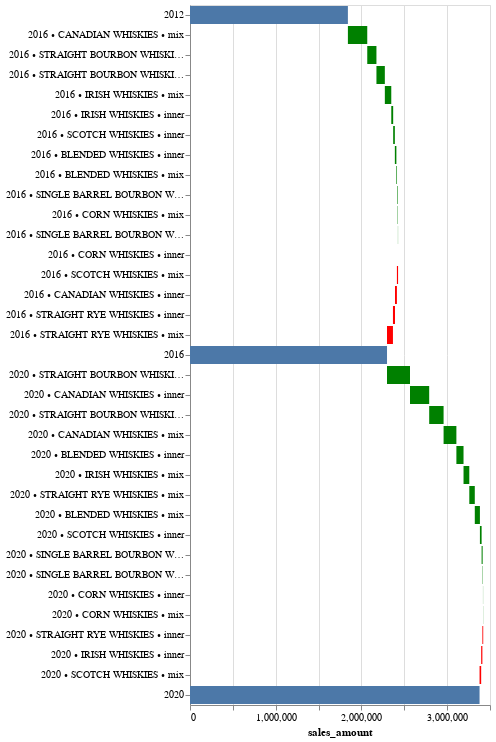

Here is the notebook cell this chart was saved with:
### Markdown cell above
A visual way to look interpret the above table is to use a waterfall chart. The idea is that the contributions sum to the difference between two periods. In this case, the difference in sales from 2012 to 2016 is $456,407. The waterfall chart shows how the inner and mix effects contributed to this difference.

### Code cell
explainer.plot(sales)

### Figure 1 — Vega-Lite specification as saved in the notebook (floating-point values rounded to 4 significant figures)
{"config": {"view": {"continuousWidth": 300, "continuousHeight": 300}}, "layer": [{"data": {"name": "data-2cde2fd109a6e9acf70d318feaf217e6"}, "mark": {"type": "bar"}, "encoding": {"tooltip": [{"field": "total", "type": "quantitative"}], "x": {"field": "total", "type": "quantitative"}, "y": {"field": "label", "sort": null, "type": "ordinal"}}, "name": "view_1"}, {"data": {"name": "data-a926bcfd3d5a579ed72e157f328d0558"}, "mark": {"type": "bar"}, "encoding": {"color": {"field": "is_positive", "legend": null, "scale": {"domain": [true, false], "range": ["green", "red"]}, "type": "nominal"}, "tooltip": [{"field": "year", "type": "quantitative"}, {"field": "category", "type": "nominal"}, {"field": "kind", "type": "nominal"}, {"field": "impact", "type": "quantitative"}], "x": {"axis": {"title": "sales_amount"}, "field": "start", "type": "quantitative"}, "x2": {"field": "end"}, "y": {"axis": {"title": null}, "field": "label", "sort": null, "type": "ordinal"}}}, {"data": {"name": "data-fcdb480df466db1be3744c58e3506c03"}, "mark": {"type": "bar"}, "encoding": {"tooltip": [{"field": "total", "type": "quantitative"}], "x": {"field": "total", "type": "quantitative"}, "y": {"field": "label", "sort": null, "type": "ordinal"}}}, {"data": {"name": "data-873356aecfdc388476ccee465bcbebef"}, "mark": {"type": "bar"}, "encoding": {"color": {"field": "is_positive", "legend": null, "scale": {"domain": [true, false], "range": ["green", "red"]}, "type": "nominal"}, "tooltip": [{"field": "year", "type": "quantitative"}, {"field": "category", "type": "nominal"}, {"field": "kind", "type": "nominal"}, {"field": "impact", "type": "quantitative"}], "x": {"axis": {"title": "sales_amount"}, "field": "start", "type": "quantitative"}, "x2": {"field": "end"}, "y": {"axis": {"title": null}, "field": "label", "sort": null, "type": "ordinal"}}}, {"data": {"name": "data-912c83fd0c533e9f3b16077fe88dd3a7"}, "mark": {"type": "bar"}, "encoding": {"tooltip": [{"field": "total", "type": "quantitative"}], "x": {"field": "total", "type": "quantitative"}, "y": {"field": "label", "sort": null, "type": "ordinal"}}}], "params": [{"name": "param_1", "select": {"type": "interval", "encodings": ["x", "y"]}, "bind": "scales", "views": ["view_1"]}], "$schema": "https://vega.github.io/schema/vega-lite/v5.17.0.json", "datasets": {"data-2cde2fd109a6e9acf70d318feaf217e6": [{"label": [2012], "total": 1842000.0}], "data-a926bcfd3d5a579ed72e157f328d0558": [{"year": 2016, "category": "CANADIAN WHISKIES", "impact": 225900.0, "kind": "mix", "end": 2068000.0, "start": 1842000.0, "label": "2016 • CANADIAN WHISKIES • mix", "is_positive": true}, {"year": 2016, "category": "STRAIGHT BOURBON WHISKIES", "impact": 107100.0, "kind": "inner", "end": 2175000.0, "start": 2068000.0, "label": "2016 • STRAIGHT BOURBON WHISKIES • inner", "is_positive": true}, {"year": 2016, "category": "STRAIGHT BOURBON WHISKIES", "impact": 97930.0, "kind": "mix", "end": 2273000.0, "start": 2175000.0, "label": "2016 • STRAIGHT BOURBON WHISKIES • mix", "is_positive": true}, {"year": 2016, "category": "IRISH WHISKIES", "impact": 75120.0, "kind": "mix", "end": 2348000.0, "start": 2273000.0, "label": "2016 • IRISH WHISKIES • mix", "is_positive": true}, {"year": 2016, "category": "IRISH WHISKIES", "impact": 22140.0, "kind": "inner", "end": 2370000.0, "start": 2348000.0, "label": "2016 • IRISH WHISKIES • inner", "is_positive": true}, {"year": 2016, "category": "SCOTCH WHISKIES", "impact": 19590.0, "kind": "inner", "end": 2390000.0, "start": 2370000.0, "label": "2016 • SCOTCH WHISKIES • inner", "is_positive": true}, {"year": 2016, "category": "BLENDED WHISKIES", "impact": 17850.0, "kind": "inner", "end": 2408000.0, "start": 2390000.0, "label": "2016 • BLENDED WHISKIES • inner", "is_positive": true}, {"year": 2016, "category": "BLENDED WHISKIES", "impact": 7357.0, "kind": "mix", "end": 2415000.0, "start": 2408000.0, "label": "2016 • BLENDED WHISKIES • mix", "is_positive": true}, {"year": 2016, "category": "SINGLE BARREL BOURBON WHISKIES", "impact": 6375.0, "kind": "mix", "end": 2422000.0, "start": 2415000.0, "label": "2016 • SINGLE BARREL BOURBON WHISKIES • mix", "is_positive": true}, {"year": 2016, "category": "CORN WHISKIES", "impact": 4114.0, "kind": "mix", "end": 2426000.0, "start": 2422000.0, "label": "2016 • CORN WHISKIES • mix", "is_positive": true}, {"year": 2016, "category": "SINGLE BARREL BOURBON WHISKIES", "impact": 1852.0, "kind": "inner", "end": 2427000.0, "start": 2426000.0, "label": "2016 • SINGLE BARREL BOURBON WHISKIES • inner", "is_positive": true}, {"year": 2016, "category": "CORN WHISKIES", "impact": 0.0, "kind": "inner", "end": 2427000.0, "start": 2427000.0, "label": "2016 • CORN WHISKIES • inner", "is_positive": false}, {"year": 2016, "category": "SCOTCH WHISKIES", "impact": -13570.0, "kind": "mix", "end": 2414000.0, "start": 2427000.0, "label": "2016 • SCOTCH WHISKIES • mix", "is_positive": false}, {"year": 2016, "category": "CANADIAN WHISKIES", "impact": -22280.0, "kind": "inner", "end": 2392000.0, "start": 2414000.0, "label": "2016 • CANADIAN WHISKIES • inner", "is_positive": false}, {"year": 2016, "category": "STRAIGHT RYE WHISKIES", "impact": -23930.0, "kind": "inner", "end": 2368000.0, "start": 2392000.0, "label": "2016 • STRAIGHT RYE WHISKIES • inner", "is_positive": false}, {"year": 2016, "category": "STRAIGHT RYE WHISKIES", "impact": -69210.0, "kind": "mix", "end": 2299000.0, "start": 2368000.0, "label": "2016 • STRAIGHT RYE WHISKIES • mix", "is_positive": false}], "data-fcdb480df466db1be3744c58e3506c03": [{"label": [2016], "total": 2299000.0}], "data-873356aecfdc388476ccee465bcbebef": [{"year": 2020, "category": "STRAIGHT BOURBON WHISKIES", "impact": 268100.0, "kind": "mix", "end": 2567000.0, "start": 2299000.0, "label": "2020 • STRAIGHT BOURBON WHISKIES • mix", "is_positive": true}, {"year": 2020, "category": "CANADIAN WHISKIES", "impact": 224000.0, "kind": "inner", "end": 2791000.0, "start": 2567000.0, "label": "2020 • CANADIAN WHISKIES • inner", "is_positive": true}, {"year": 2020, "category": "STRAIGHT BOURBON WHISKIES", "impact": 167900.0, "kind": "inner", "end": 2958000.0, "start": 2791000.0, "label": "2020 • STRAIGHT BOURBON WHISKIES • inner", "is_positive": true}, {"year": 2020, "category": "CANADIAN WHISKIES", "impact": 149400.0, "kind": "mix", "end": 3108000.0, "start": 2958000.0, "label": "2020 • CANADIAN WHISKIES • mix", "is_positive": true}, {"year": 2020, "category": "BLENDED WHISKIES", "impact": 83340.0, "kind": "inner", "end": 3191000.0, "start": 3108000.0, "label": "2020 • BLENDED WHISKIES • inner", "is_positive": true}, {"year": 2020, "category": "IRISH WHISKIES", "impact": 67340.0, "kind": "mix", "end": 3259000.0, "start": 3191000.0, "label": "2020 • IRISH WHISKIES • mix", "is_positive": true}, {"year": 2020, "category": "STRAIGHT RYE WHISKIES", "impact": 64060.0, "kind": "mix", "end": 3323000.0, "start": 3259000.0, "label": "2020 • STRAIGHT RYE WHISKIES • mix", "is_positive": true}, {"year": 2020, "category": "BLENDED WHISKIES", "impact": 59770.0, "kind": "mix", "end": 3382000.0, "start": 3323000.0, "label": "2020 • BLENDED WHISKIES • mix", "is_positive": true}, {"year": 2020, "category": "SCOTCH WHISKIES", "impact": 19840.0, "kind": "inner", "end": 3402000.0, "start": 3382000.0, "label": "2020 • SCOTCH WHISKIES • inner", "is_positive": true}, {"year": 2020, "category": "SINGLE BARREL BOURBON WHISKIES", "impact": 11960.0, "kind": "inner", "end": 3414000.0, "start": 3402000.0, "label": "2020 • SINGLE BARREL BOURBON WHISKIES • inner", "is_positive": true}, {"year": 2020, "category": "SINGLE BARREL BOURBON WHISKIES", "impact": 3819.0, "kind": "mix", "end": 3418000.0, "start": 3414000.0, "label": "2020 • SINGLE BARREL BOURBON WHISKIES • mix", "is_positive": true}, {"year": 2020, "category": "CORN WHISKIES", "impact": 1517.0, "kind": "inner", "end": 3419000.0, "start": 3418000.0, "label": "2020 • CORN WHISKIES • inner", "is_positive": true}, {"year": 2020, "category": "CORN WHISKIES", "impact": 1453.0, "kind": "mix", "end": 3421000.0, "start": 3419000.0, "label": "2020 • CORN WHISKIES • mix", "is_positive": true}, {"year": 2020, "category": "STRAIGHT RYE WHISKIES", "impact": -9839.0, "kind": "inner", "end": 3411000.0, "start": 3421000.0, "label": "2020 • STRAIGHT RYE WHISKIES • inner", "is_positive": false}, {"year": 2020, "category": "IRISH WHISKIES", "impact": -14050.0, "kind": "inner", "end": 3397000.0, "start": 3411000.0, "label": "2020 • IRISH WHISKIES • inner", "is_positive": false}, {"year": 2020, "category": "SCOTCH WHISKIES", "impact": -18870.0, "kind": "mix", "end": 3378000.0, "start": 3397000.0, "label": "2020 • SCOTCH WHISKIES • mix", "is_positive": false}], "data-912c83fd0c533e9f3b16077fe88dd3a7": [{"label": [2020], "total": 3378000.0}]}}
